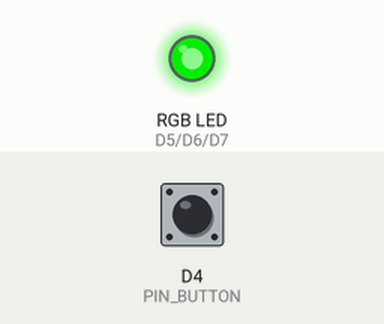
Bench run of a sketch on a simulated ESP8266 (NodeMCU). Shown: an RGB LED mixed from three pins (HIGH = lit). Dashed ring = blinking. Inputs (shaded band) come from the test bench; at power-on: D4 (PIN_BUTTON) HIGH.

Above: at 1.8 s.
1.9 s: D4 (PIN_BUTTON) pulled LOW for 3.2 s
At 5.7 s:
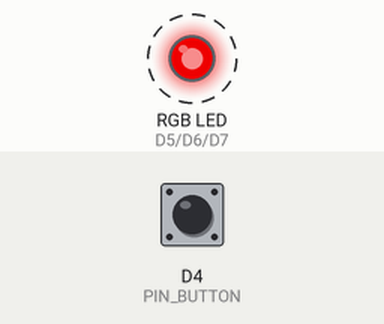
6.6 s: D4 (PIN_BUTTON) pulled LOW for 0.6 s
At 8.3 s:
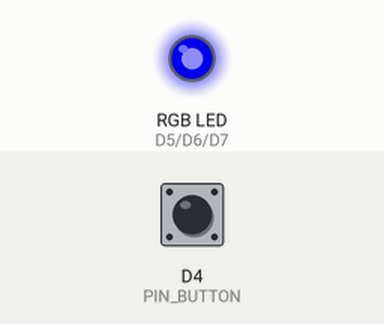
8.7 s: D4 (PIN_BUTTON) pulled LOW for 1 s
At 10.4 s:
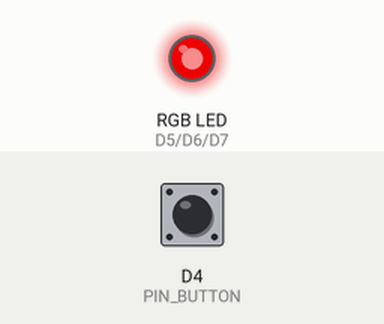
Timing chart, 0 to 11.9 s (numbered marks = the images above; inputs shaded):
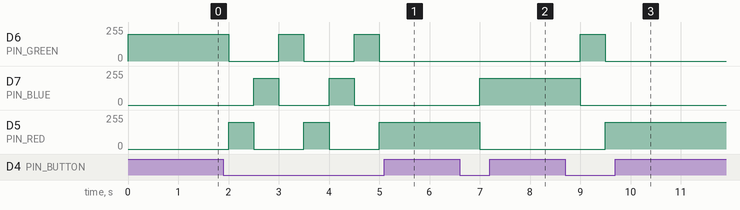

The sketch:

rgb_leb_button.ino
```cpp
const int PIN_RED   = D5;
const int PIN_GREEN = D6;
const int PIN_BLUE  = D7;
const int PIN_BUTTON = D4;
int state_button = 0;
int button_state;
void setup() {
  pinMode(PIN_RED,   OUTPUT);
  pinMode(PIN_GREEN, OUTPUT);
  pinMode(PIN_BLUE,  OUTPUT);
  pinMode(PIN_BUTTON, INPUT);
}

void loop() {
  button_state = digitalRead(PIN_BUTTON);
  if(button_state == LOW){
    state_button += 1;
  }
  state_button = state_button % 3;
  if(state_button == 0){
    digitalWrite(PIN_RED, LOW);
    analogWrite(PIN_GREEN, 201);
    digitalWrite(PIN_BLUE, LOW);
  }
    if(state_button == 1){
    analogWrite(PIN_RED,   200);
    digitalWrite(PIN_GREEN, LOW);
    digitalWrite(PIN_BLUE,  LOW);
  }
  if(state_button == 2){
    digitalWrite(PIN_RED, LOW);
    digitalWrite(PIN_GREEN,LOW);
    analogWrite(PIN_BLUE,  200);
  }
  delay(500);
}
```

temp_sensor_wifi.ino
```cpp

```

Measured:
- after the input at 1.9 s, D6 (PIN_GREEN): alternates 201/255 for 0.50 s and 0/255 for 1.0 s, starting after 0.10 s; D7 (PIN_BLUE): alternates 200/255 for 0.50 s and 0/255 for 1.0 s, 4 changes in all, then stays 0/255, starting after 0.60 s; D5 (PIN_RED): alternates 200/255 for 0.50 s and 0/255 for 1.0 s, starting after 0.10 s
- after the input at 6.6 s, D7 (PIN_BLUE): 0/255 → 200/255 after 0.40 s; D5 (PIN_RED): 200/255 → 0/255 after 0.40 s
- after the input at 8.7 s, D6 (PIN_GREEN): 0/255 → 201/255 after 0.30 s, → 0/255 0.50 s later; D7 (PIN_BLUE): 200/255 → 0/255 after 0.30 s; D5 (PIN_RED): 0/255 → 200/255 after 0.80 s
